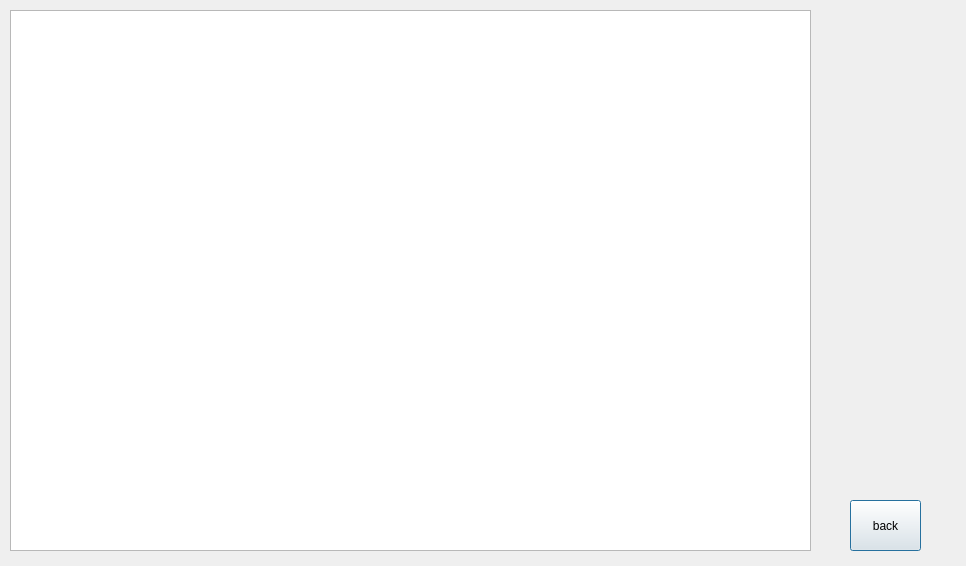
<?xml version="1.0" encoding="UTF-8"?>
<ui version="4.0">
 <class>widhealthMnt</class>
 <widget class="QDialog" name="widhealthMnt">
  <property name="geometry">
   <rect>
    <x>0</x>
    <y>0</y>
    <width>966</width>
    <height>566</height>
   </rect>
  </property>
  <property name="windowTitle">
   <string>Dialog</string>
  </property>
  <widget class="QPlainTextEdit" name="plainTextEdit">
   <property name="geometry">
    <rect>
     <x>10</x>
     <y>10</y>
     <width>801</width>
     <height>541</height>
    </rect>
   </property>
  </widget>
  <widget class="QPushButton" name="BtnBack2">
   <property name="geometry">
    <rect>
     <x>850</x>
     <y>500</y>
     <width>71</width>
     <height>51</height>
    </rect>
   </property>
   <property name="text">
    <string>back</string>
   </property>
   <property name="icon">
    <iconset resource="resource.qrc">
     <normaloff>:/images/back.png</normaloff>:/images/back.png</iconset>
   </property>
  </widget>
 </widget>
 <resources>
  <include location="resource.qrc"/>
 </resources>
 <connections/>
</ui>
